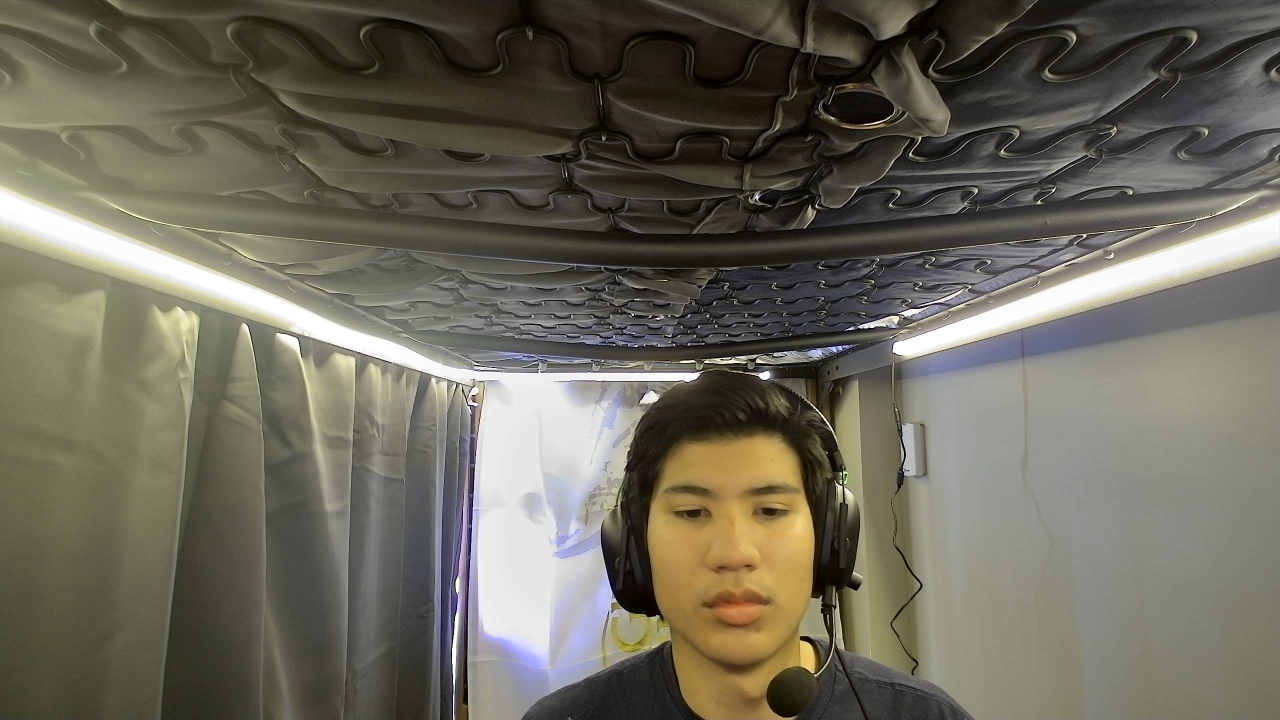
#> input picture OpenCV/face.jpg, 2560 x 1440 px, given in place of the camera (shown at 1/2 size)
$ python color.py
#> lines starting #> are read from the running program, lines starting #| are printed output that depends on the picture; after the words box and inside, x2 and y2 are one past the last pixel; in counts of white or black regions, pixels touching at a corner belong together
import cv2
import numpy as np


cap = cv2.VideoCapture(0)
cap.set(3,640)
cap.set(4,480)
cap.set(10,100)

def empty(a):
    pass


cv2.namedWindow("HSV")
cv2.resizeWindow("HSV", 640, 240)
cv2.createTrackbar("HUE Min", "HSV", 0, 179, empty)
#> slider 'HUE Min' is set to 35
cv2.createTrackbar("SAT Min", "HSV", 0, 255, empty)
#> slider 'SAT Min' is set to 51
cv2.createTrackbar("VALUE Min", "HSV", 0, 255, empty)
#> slider 'VALUE Min' is set to 51
cv2.createTrackbar("HUE Max", "HSV", 179, 179, empty)
cv2.createTrackbar("SAT Max", "HSV", 255, 255, empty)
cv2.createTrackbar("VALUE Max", "HSV", 255, 255, empty)

while True:
    _, img = cap.read()
#> img is the input picture: shape (1440, 2560, 3); mean B, G, R 92.1, 104.7, 107.4
    imgHSV = cv2.cvtColor(img,cv2.COLOR_BGR2HSV)
#> imgHSV: shape (1440, 2560, 3); mean H, S, V 30.9, 50.1, 108.6

    h_min = cv2.getTrackbarPos("HUE Min","HSV")
    h_max = cv2.getTrackbarPos("HUE Max", "HSV")
    s_min = cv2.getTrackbarPos("SAT Min", "HSV")
    s_max = cv2.getTrackbarPos("SAT Max", "HSV")
    v_min = cv2.getTrackbarPos("VALUE Min", "HSV")
    v_max = cv2.getTrackbarPos("VALUE Max", "HSV")

    lower = np.array([h_min, s_min, v_min])
    upper = np.array([h_max, s_max, v_max])
    mask = cv2.inRange(imgHSV,lower,upper)
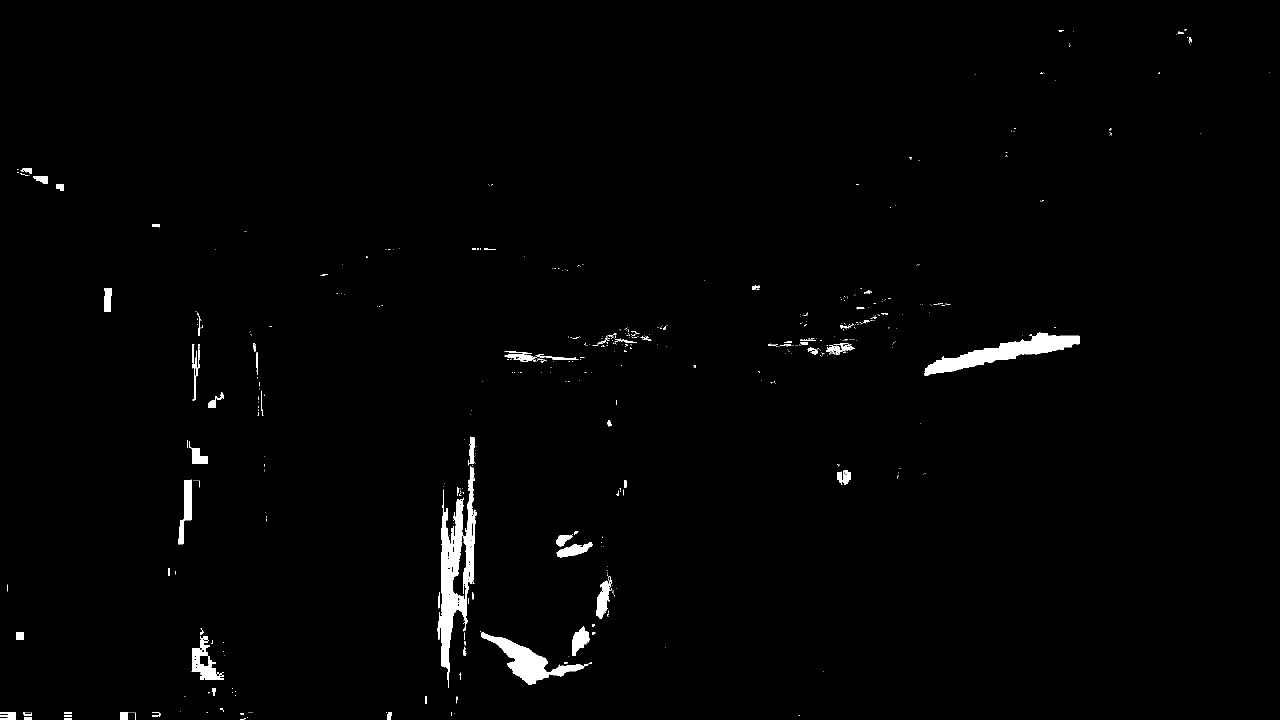
#> mask: shape (1440, 2560) (shown at 1/2 size); 1.2% white; 615 white regions (523 under 20 px), largest, box (x1, y1, x2, y2) and area: (882, 932, 954, 1376) 11901, (1848, 665, 2160, 751) 8763, (962, 1264, 1184, 1370) 6191
    result = cv2.bitwise_and(img,img,mask = mask)
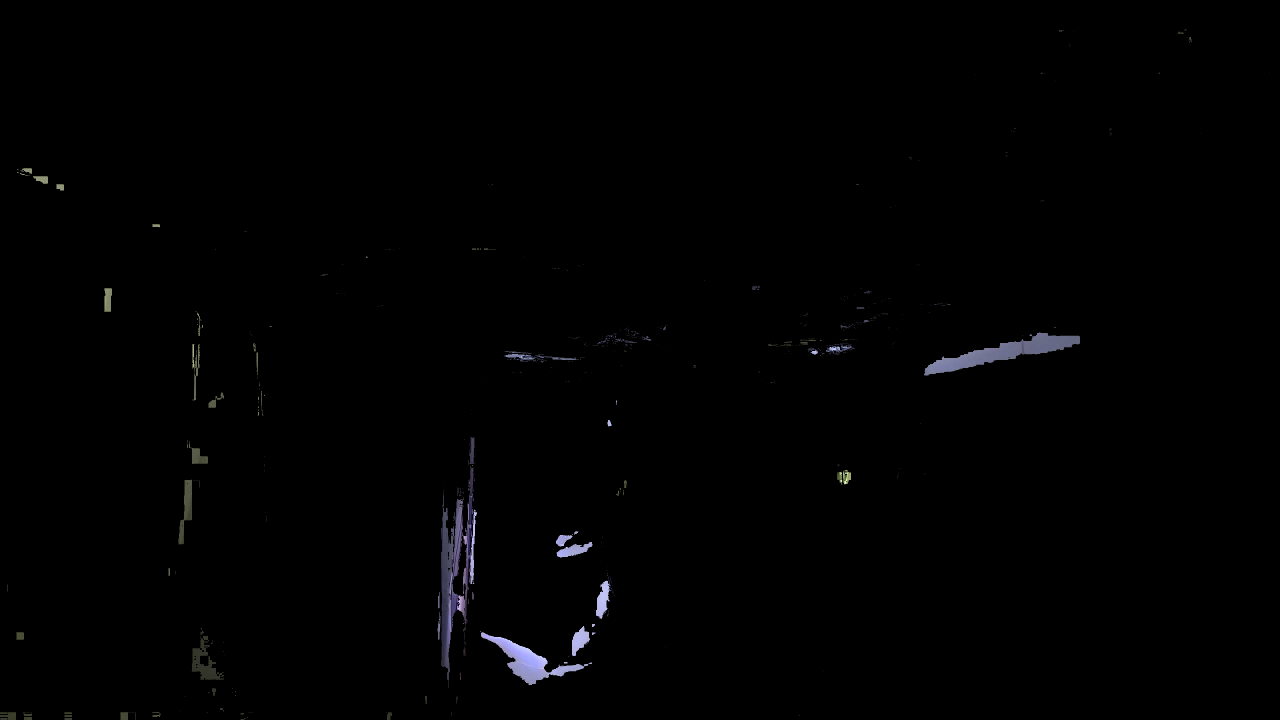
#> result: shape (1440, 2560, 3) (shown at 1/2 size); mean B, G, R 1.7, 1.4, 1.4

    mask = cv2.cvtColor(mask,cv2.COLOR_GRAY2BGR)
    hStack = np.hstack([img,mask,result])
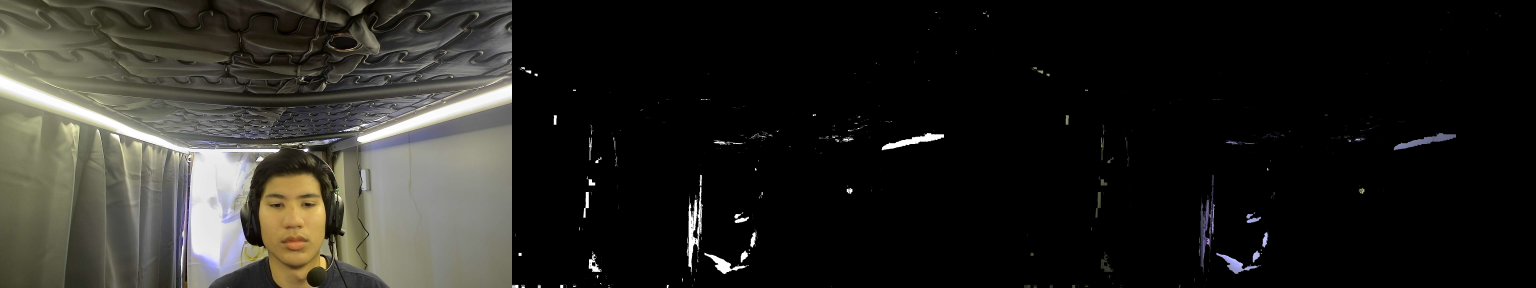
#> hStack: shape (1440, 7680, 3) (shown at 1/5 size); mean B, G, R 32.3, 36.4, 37.3
    imgHSV = cv2.cvtColor(img, cv2.COLOR_BGR2HSV)
    cv2.imshow("Stack", hStack)
    if cv2.waitKey(1) & 0xFF == ord('q'):
#> (key q is pressed here)
        break


cap.release()
cv2.destroyAllWindows()
